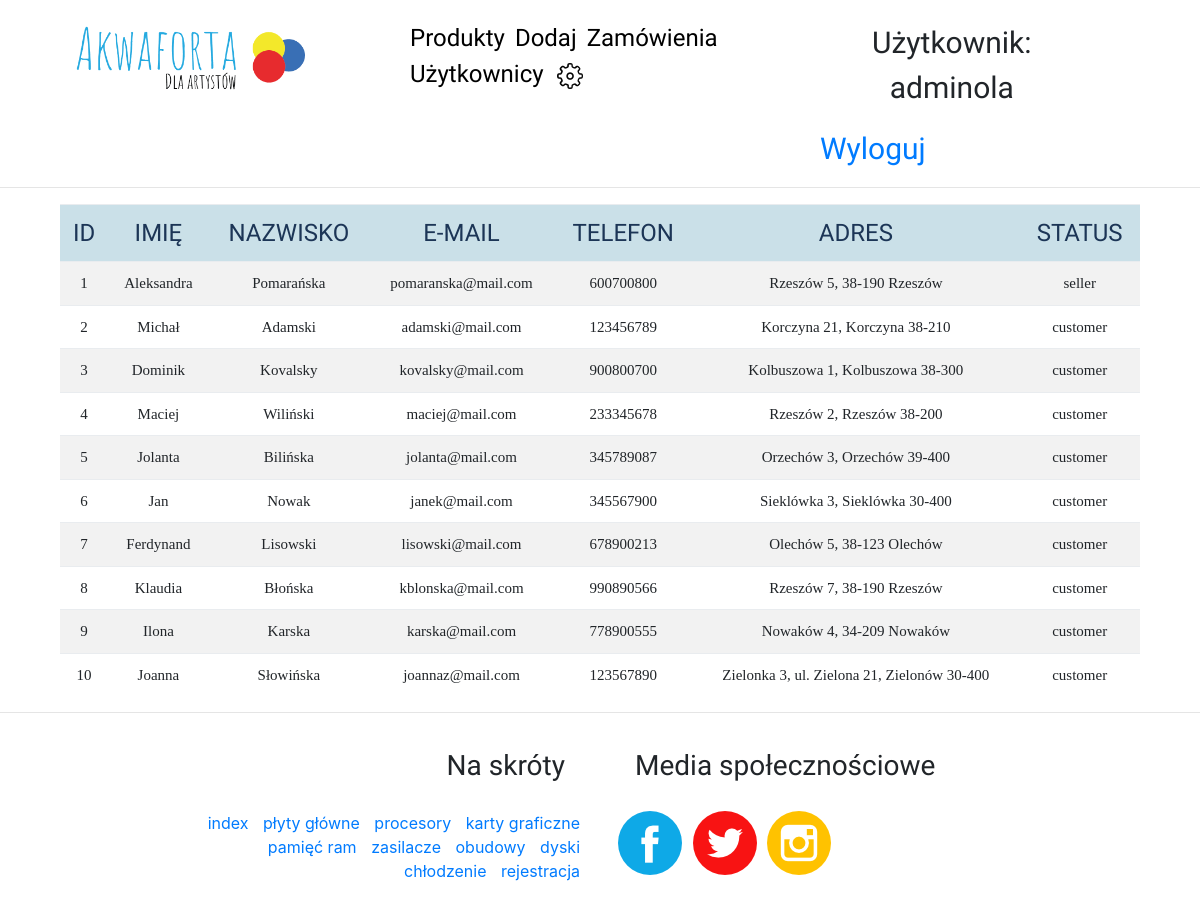
Screenshot of /seller.php?value=users (signed in) with the database file from the repository.
### tables this page shows
CREATE TABLE `users` (
  `id` int(11) NOT NULL,
  `email` varchar(255) NOT NULL,
  `login` varchar(32) NOT NULL,
  `password` varchar(255) NOT NULL,
  `firstname` varchar(255) NOT NULL,
  `lastname` varchar(255) NOT NULL,
  `phone` varchar(32) NOT NULL,
  `address` varchar(255) NOT NULL,
  `role` enum('seller','customer') NOT NULL
);

### users.php (the view, shortened to what this page needs)
<div id="users">
<div class="table">
  <?php
    $db     = Database::getInstance();
    $db     = $db->getConnection();
  echo'<table cellpadding=\"2\" border=0>';
  $result = $db->query('SELECT id, email, firstname, lastname, phone, address, role FROM users');
  $result->execute();
  echo "<tr>";
    echo "<th>ID</th> <th>Imię</th> <th>Nazwisko</th> <th>E-mail</th> <th>Telefon</th> <th>Adres</th> <th>Status</th>";
  echo "</tr>";
    while($r = $result->fetch(PDO::FETCH_ASSOC)) {
      echo "<tr>";
          echo "<td>".$r['id']."</td>";
          echo "<td>".$r['firstname']."</td>";
          echo "<td>".$r['lastname']."</td>";
          echo "<td>".$r['email']."</td>";
          echo "<td>".$r['phone']."</td>";
          echo "<td>".$r['address']."</td>";
          echo "<td>".$r['role']."</td>";
      echo "</tr>";
    }
  echo'</table>';?>
</div>
</div>

### css/style2.css (style rules this page uses)
body { text-align: center; }
#join table, td { text-align: right; }
#users table { width: 90%; margin:auto; border: 0; }
#users table th { padding: 10px; text-transform: uppercase; font-family: 'Amatic SC', cursive; font-size: 24px; font-weight: 100; border-collapse: collapse; }
#users table td { text-align: center; padding: 10px; font-family: Verdana; font-size: 15px; }
.table table { width: 95%; margin: auto; border: 0; padding-bottom: 0px; }
tr:nth-child(even) { background-color: #f2f2f2; }
th { padding-top: 12px; padding-bottom: 12px; text-align: center; background-color: #cae0e8; color: #1c3556; }

### rows the page displays
users: id "1", firstname "Aleksandra", lastname "Pomarańska", email "pomaranska@mail.com", phone "600700800", address "Rzeszów 5, 38-190 Rzeszów", role "seller"
users: id "2", firstname "Michał", lastname "Adamski", email "adamski@mail.com", phone "123456789", address "Korczyna 21, Korczyna 38-210", role "customer"
users: id "3", firstname "Dominik", lastname "Kovalsky", email "kovalsky@mail.com", phone "900800700", address "Kolbuszowa 1, Kolbuszowa 38-300", role "customer"
users: id "4", firstname "Maciej", lastname "Wiliński", email "maciej@mail.com", phone "233345678", address "Rzeszów 2, Rzeszów 38-200", role "customer"
users: id "5", firstname "Jolanta", lastname "Bilińska", email "jolanta@mail.com", phone "345789087", address "Orzechów 3, Orzechów 39-400", role "customer"
users: id "6", firstname "Jan", lastname "Nowak", email "janek@mail.com", phone "345567900", address "Sieklówka 3, Sieklówka 30-400", role "customer"
users: id "7", firstname "Ferdynand", lastname "Lisowski", email "lisowski@mail.com", phone "678900213", address "Olechów 5, 38-123 Olechów", role "customer"
users: id "8", firstname "Klaudia", lastname "Błońska", email "kblonska@mail.com", phone "990890566", address "Rzeszów 7, 38-190 Rzeszów", role "customer"
users: id "9", firstname "Ilona", lastname "Karska", email "karska@mail.com", phone "778900555", address "Nowaków 4, 34-209 Nowaków", role "customer"
users: id "10", firstname "Joanna", lastname "Słowińska", email "joannaz@mail.com", phone "123567890", address "Zielonka 3, ul. Zielona 21, Zielonów 30-400", role "customer"

### other values shown
$_SESSION['login'] "adminola"
